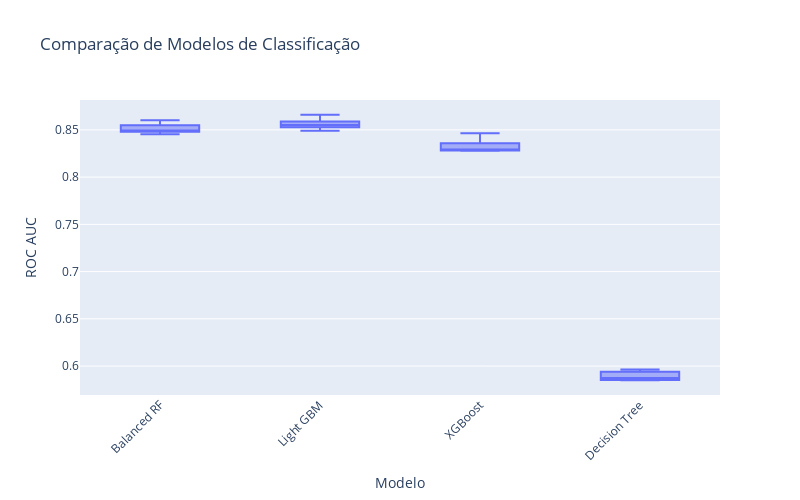

Notebook code cell kept with this figure:
### Markdown cell above
# Training the models

Our goal maximing ROC AUC score

### Code cell
# Definindo os modelos
BRC = BalancedRandomForestClassifier(random_state=1234)
XGB = XGBClassifier(scale_pos_weight=19, random_state=1234)
LGB = LGBMClassifier(class_weight='balanced', random_state=1234)
DTC = DecisionTreeClassifier(class_weight='balanced', random_state=1234)

# Criando um dicionário de modelos para facilitar a iteração
models = {
    "Balanced RF": BRC,
    "Light GBM": LGB,
    "XGBoost": XGB,
    "Decision Tree": DTC
}

results = []

# Treinando os modelos e coletando os resultados
for name, model in models.items():
    pipe = pipeline(model)
    
    kfold = KFold(n_splits=5, random_state=42, shuffle=True)
    cv_results = cross_val_score(pipe, X_train, y_train, cv=kfold, scoring='roc_auc')
    results.append(cv_results)
    msg = f"{name}: {cv_results.mean():.4f} (±{cv_results.std():.4f})"
    print(msg)

# Transforma a lista de arrays em um DataFrame
df_results = pd.DataFrame({'Model': [name for name in models.keys() for _ in range(5)],
                            'ROC AUC': [score for scores in results for score in scores]})

# Plotando a comparação dos modelos usando Plotly
fig = px.box(df_results, x='Model', y='ROC AUC', labels={"Model": "Modelo", "ROC AUC": "ROC AUC"},
             title='Comparação de Modelos de Classificação', width=800, height=500)
fig.update_layout(xaxis=dict(tickangle=-45, tickmode='array', tickvals=list(models.keys())))
fig.show()

### Figure 1 — Plotly figure (JSON) as saved in the notebook; plotly's stock layout.template omitted (floating-point values rounded to 4 significant figures)
{"data": [{"alignmentgroup": "True", "hovertemplate": "Modelo=%{x}<br>ROC AUC=%{y}<extra></extra>", "legendgroup": "", "marker": {"color": "#636efa"}, "name": "", "notched": false, "offsetgroup": "", "orientation": "v", "showlegend": false, "type": "box", "x": ["Balanced RF", "Balanced RF", "Balanced RF", "Balanced RF", "Balanced RF", "Light GBM", "Light GBM", "Light GBM", "Light GBM", "Light GBM", "XGBoost", "XGBoost", "XGBoost", "XGBoost", "XGBoost", "Decision Tree", "Decision Tree", "Decision Tree", "Decision Tree", "Decision Tree"], "x0": " ", "xaxis": "x", "y": [0.8531, 0.8603, 0.8454, 0.8495, 0.8491, 0.8551, 0.866, 0.8491, 0.8539, 0.8564, 0.8285, 0.8466, 0.8279, 0.8283, 0.8324, 0.585, 0.5933, 0.5964, 0.5853, 0.5874], "y0": " ", "yaxis": "y"}], "layout": {"boxmode": "group", "height": 500, "legend": {"tracegroupgap": 0}, "title": {"text": "Comparação de Modelos de Classificação"}, "width": 800, "xaxis": {"anchor": "y", "domain": [0, 1], "tickangle": -45, "tickmode": "array", "tickvals": ["Balanced RF", "Light GBM", "XGBoost", "Decision Tree"], "title": {"text": "Modelo"}}, "yaxis": {"anchor": "x", "domain": [0, 1], "title": {"text": "ROC AUC"}}}}
